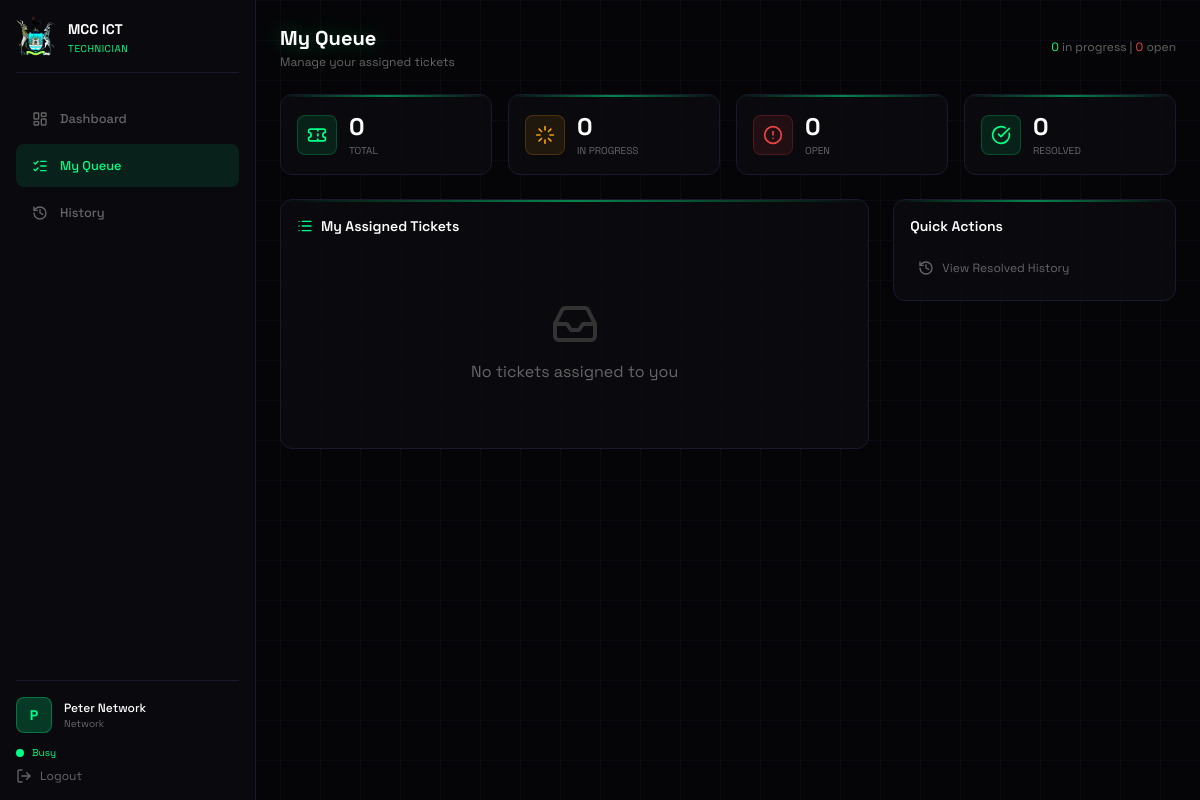
Page /technician/technician_queue.php (signed in) on the earlier database version.
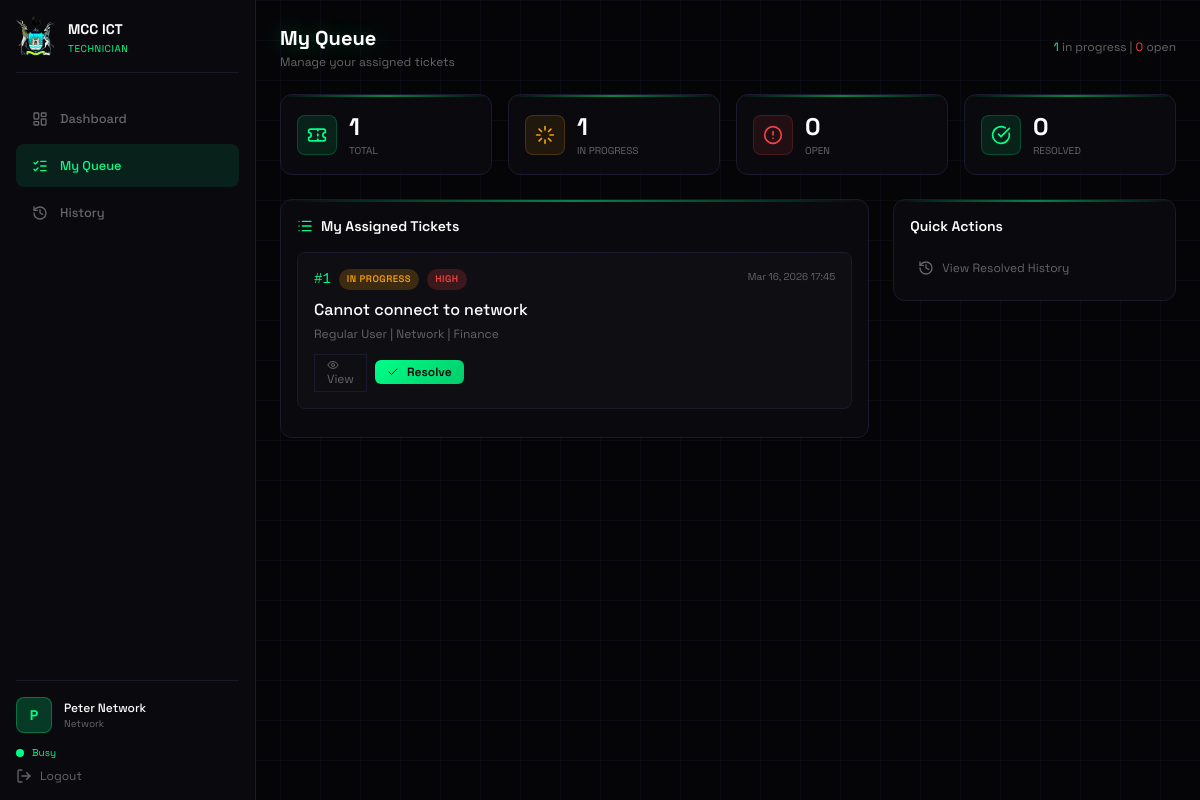
Same page on the later database version.
### tables this page shows
CREATE TABLE tickets (
    id INT AUTO_INCREMENT PRIMARY KEY,
    title VARCHAR(200) NOT NULL,
    description TEXT NOT NULL,
    department VARCHAR(100) NOT NULL,
    category ENUM('network', 'hardware', 'software', 'login') NOT NULL,
    priority ENUM('high', 'medium', 'low') NOT NULL,
    status ENUM('open', 'in_progress', 'resolved', 'closed') DEFAULT 'open',
    created_by INT NOT NULL,
    assigned_to INT NULL,
    created_at TIMESTAMP DEFAULT CURRENT_TIMESTAMP,
    updated_at TIMESTAMP DEFAULT CURRENT_TIMESTAMP ON UPDATE CURRENT_TIMESTAMP,
    FOREIGN KEY (created_by) REFERENCES users(id),
    FOREIGN KEY (assigned_to) REFERENCES technicians(id)
);

CREATE TABLE users (
    id INT AUTO_INCREMENT PRIMARY KEY,
    name VARCHAR(100) NOT NULL,
    email VARCHAR(100) UNIQUE NOT NULL,
    password VARCHAR(255) NOT NULL,
    role ENUM('admin', 'technician', 'user') NOT NULL,
    department VARCHAR(100) NOT NULL,
    created_at TIMESTAMP DEFAULT CURRENT_TIMESTAMP,
    updated_at TIMESTAMP DEFAULT CURRENT_TIMESTAMP ON UPDATE CURRENT_TIMESTAMP
);

### config/auth_helper.php (called while the page is built, shortened)
<?php
function formatDate($date) {
    $timestamp = strtotime($date);
    return date('M j, Y H:i', $timestamp);
}
function timeAgo($datetime) {
    $time = strtotime($datetime);
    $now = time();
    $diff = $now - $time;
    if ($diff < 60) {
        return 'Just now';
    } elseif ($diff < 3600) {
        return floor($diff / 60) . ' minutes ago';
    } elseif ($diff < 86400) {
        return floor($diff / 3600) . ' hours ago';
    } elseif ($diff < 604800) {
        return floor($diff / 86400) . ' days ago';
    } else {
        return formatDate($datetime);
    }
}
?>

### technician/technician_queue.php (the view, shortened to what the changed rows need)
<?php
require_once '../config/auth_helper.php';
$database = new Database();
$conn = $database->getConnection();
$user_id = $_SESSION['user_id'];
$technician = $conn->query("SELECT * FROM technicians WHERE user_id = $user_id")->fetch_assoc();
$tech_id = $technician['id'];
$stats = [
    'total' => $conn->query("SELECT COUNT(*) as c FROM tickets WHERE assigned_to = $tech_id")->fetch_assoc()['c'] ?? 0,
    'open' => $conn->query("SELECT COUNT(*) as c FROM tickets WHERE assigned_to = $tech_id AND status = 'open'")->fetch_assoc()['c'] ?? 0,
    'in_progress' => $conn->query("SELECT COUNT(*) as c FROM tickets WHERE assigned_to = $tech_id AND status = 'in_progress'")->fetch_assoc()['c'] ?? 0,
    'resolved' => $conn->query("SELECT COUNT(*) as c FROM tickets WHERE assigned_to = $tech_id AND status = 'resolved'")->fetch_assoc()['c'] ?? 0,
];
$tickets_query = $tech_id > 0
    ? "SELECT t.*, u.name as created_by_name
       FROM tickets t
       LEFT JOIN users u ON t.created_by = u.id
       WHERE t.assigned_to = $tech_id
       ORDER BY
          CASE WHEN t.priority = 'high' THEN 1
               WHEN t.priority = 'medium' THEN 2
               ELSE 3 END,
          CASE WHEN t.status = 'in_progress' THEN 1
               WHEN t.status = 'open' THEN 2
               ELSE 3 END,
          t.created_at DESC"
    : "SELECT t.*, u.name as created_by_name
       FROM tickets t
       LEFT JOIN users u ON t.created_by = u.id
       WHERE 1=0 LIMIT 0";
$tickets = $conn->query($tickets_query);
?>
<!DOCTYPE html>
<html lang="en">
<head>
    <script src="https://cdn.tailwindcss.com"></script>
</head>
<body class="min-h-screen grid-bg">
    <div class="flex">
        <main class="ml-64 flex-1 p-6 h-screen overflow-y-auto">
            <header class="flex items-center justify-between mb-6">
                <div>
                    <h1 class="text-xl font-bold text-white glow-text">My Queue</h1>
                </div>
                <div class="text-xs text-[#666]">
                    <span class="text-[#00ff88]"><?php echo $stats['in_progress']; ?></span> in progress |
                    <span class="text-[#ef4444]"><?php echo $stats['open']; ?></span> open
                </div>
            </header>
            <div class="grid grid-cols-4 gap-4 mb-6">
                <div class="cyber-card p-4">
                    <div class="flex items-center gap-3">
                        <div>
                            <p class="text-2xl font-bold text-white"><?php echo $stats['total']; ?></p>
                            <p class="text-[10px] text-[#666] uppercase">Total</p>
                        </div>
                    </div>
                </div>
                <div class="cyber-card p-4">
                    <div class="flex items-center gap-3">
                        <div>
                            <p class="text-2xl font-bold text-white"><?php echo $stats['in_progress']; ?></p>
                            <p class="text-[10px] text-[#666] uppercase">In Progress</p>
                        </div>
                    </div>
                </div>
            </div>
            <div class="grid grid-cols-3 gap-6">
                <div class="col-span-2">
                    <div class="cyber-card p-4">
                        <h2 class="text-sm font-semibold text-white mb-4 flex items-center gap-2">
                            <i data-lucide="list" class="w-4 h-4 text-[#00ff88]"></i>
                            My Assigned Tickets
                        </h2>
                        <?php if ($tickets && $tickets->num_rows > 0): ?>
                            <?php while ($ticket = $tickets->fetch_assoc()): ?>
                                <div class="ticket-card">
                                    <div class="flex items-start justify-between mb-2">
                                        <div class="flex items-center gap-2">
                                            <span class="text-[#00ff88] font-mono text-sm">#<?php echo $ticket['id']; ?></span>
                                            <span class="badge badge-<?php echo $ticket['status']; ?>"><?php echo ucfirst(str_replace('_', ' ', $ticket['status'])); ?></span>
                                            <span class="badge badge-<?php echo $ticket['priority']; ?>"><?php echo ucfirst($ticket['priority']); ?></span>
                                        </div>
                                        <span class="text-[10px] text-[#666]"><?php echo timeAgo($ticket['created_at']); ?></span>
                                    </div>
                                    <h3 class="text-white font-medium mb-1"><?php echo htmlspecialchars($ticket['title']); ?></h3>
                                    <p class="text-xs text-[#666] mb-3">
                                        <?php echo htmlspecialchars($ticket['created_by_name']); ?> |
                                        <span class="capitalize"><?php echo $ticket['category']; ?></span> |
                                        <?php echo $ticket['department']; ?>
                                    </p>
                                    <div class="flex items-center gap-2">
                                        <a href="ticket_detail.php?id=<?php echo $ticket['id']; ?>" class="cyber-btn-secondary px-3 py-1 text-xs">
                                            <i data-lucide="eye" class="w-3 h-3"></i>
                                            View
                                        </a>
                                        <?php if ($ticket['status'] == 'open'): ?>
                                            <form method="POST" action="technician_update.php" class="inline">
                                                <input type="hidden" name="action" value="update_status">
                                                <input type="hidden" name="ticket_id" value="<?php echo $ticket['id']; ?>">
                                                <input type="hidden" name="new_status" value="in_progress">
                                                <button type="submit" class="cyber-btn px-3 py-1 text-xs">
                                                    <i data-lucide="play" class="w-3 h-3"></i>
                                                    Start
                                                </button>
                                            </form>
                                        <?php elseif ($ticket['status'] == 'in_progress'): ?>
                                            <form method="POST" action="technician_update.php" class="inline">
                                                <button type="submit" class="cyber-btn px-3 py-1 text-xs">
                                                    <i data-lucide="check" class="w-3 h-3"></i>
                                                    Resolve
                                                </button>
                                            </form>
                                        <?php endif; ?>
                                    </div>
                                </div>
                            <?php endwhile; ?>
                        <?php else: ?>
                            <div class="text-center py-12">
                                <i data-lucide="inbox" class="w-12 h-12 text-[#333] mx-auto mb-3"></i>
                                <p class="text-[#666]">No tickets assigned to you</p>
                            </div>
                        <?php endif; ?>
                    </div>
                </div>
            </div>
        </main>
    </div>
</body>
</html>

Differences in the rows shown:
now on this page (row edited): tickets: id "1", status "IN PROGRESS", priority "HIGH", created_at "Mar 16, 2026 17:45", title "Cannot connect to network", created_by.name "Regular User", category "Network", department "Finance"
Other differences:
$stats['in_progress']: "0" → "1"
$stats['total']: "0" → "1"
text no longer shown: "No tickets assigned to you"
